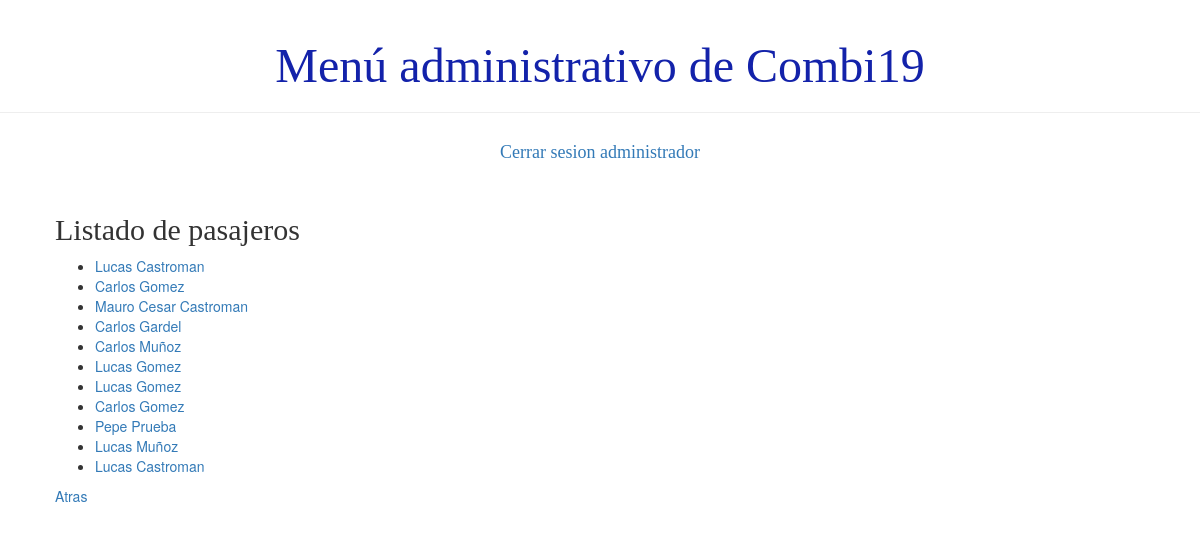
The page /usuario/listaPasajero (signed in) on the database its author committed.
### demo1/models.py (models this page shows)
class Persona(models.Model):
    usuario = models.ForeignKey('auth.User', on_delete=models.CASCADE)
    dni = models.IntegerField()
    telefono = models.BigIntegerField()
    activo = models.BooleanField(default=True)
    def __str__(self):
        return '%s %s' % (self.usuario.first_name, self.usuario.last_name)

class Pasajero(Persona):
    TIPOS_PLANES = (
        ('BASICO', 'BASICO'),
        ('GOLD', 'GOLD'),)
    tipo = models.CharField(max_length=6, choices=TIPOS_PLANES)
    fecha_de_nacimiento = models.DateField()

class Persona(models.Model):
    usuario = models.ForeignKey('auth.User', on_delete=models.CASCADE)
    dni = models.IntegerField()
    telefono = models.BigIntegerField()
    activo = models.BooleanField(default=True)
    def __str__(self):
        return '%s %s' % (self.usuario.first_name, self.usuario.last_name)

### demo1/views.py (the view)
# urls.py: path('usuario/listaPasajero', views.lisatdo_pasajero, name='listado_pasajero'),
def lisatdo_pasajero(request):
    pasajeros=Pasajero.objects.all()
    return render(request, 'demo1/listados/listado_pasajero.html', {'pasajeros':pasajeros})

### demo1/templates/demo1/listados/listado_pasajero.html
{% extends 'demo1/base.html' %}
{% block content %}
    <h2>Listado de pasajeros</h2>
    <div>
        <ul>
        {% for pasajero in pasajeros %}
            <li><a href="{% url 'detalle_pasajero' pk=pasajero.pk%}">{{ pasajero }}</a></li>
        {% endfor %}
        </ul>
    </div>
    <div><a href="{% url 'principal' %}">Atras</a></div>
{% endblock %}

### demo1/static/css/demo1.css (style rules this page uses)
h1, h2, h3, h4 { font-family: 'Lobster', cursive; }

### rows shown on the page
Pasajero: last_name "Lucas Castroman"
Pasajero: last_name "Carlos Gomez"
Pasajero: last_name "Mauro Cesar Castroman"
Pasajero: last_name "Carlos Gardel"
Pasajero: last_name "Carlos Muñoz"
Pasajero: last_name "Lucas Gomez"
Pasajero: last_name "Lucas Gomez"
Pasajero: last_name "Carlos Gomez"
Pasajero: last_name "Pepe Prueba"
Pasajero: last_name "Lucas Muñoz"
Pasajero: last_name "Lucas Castroman"
